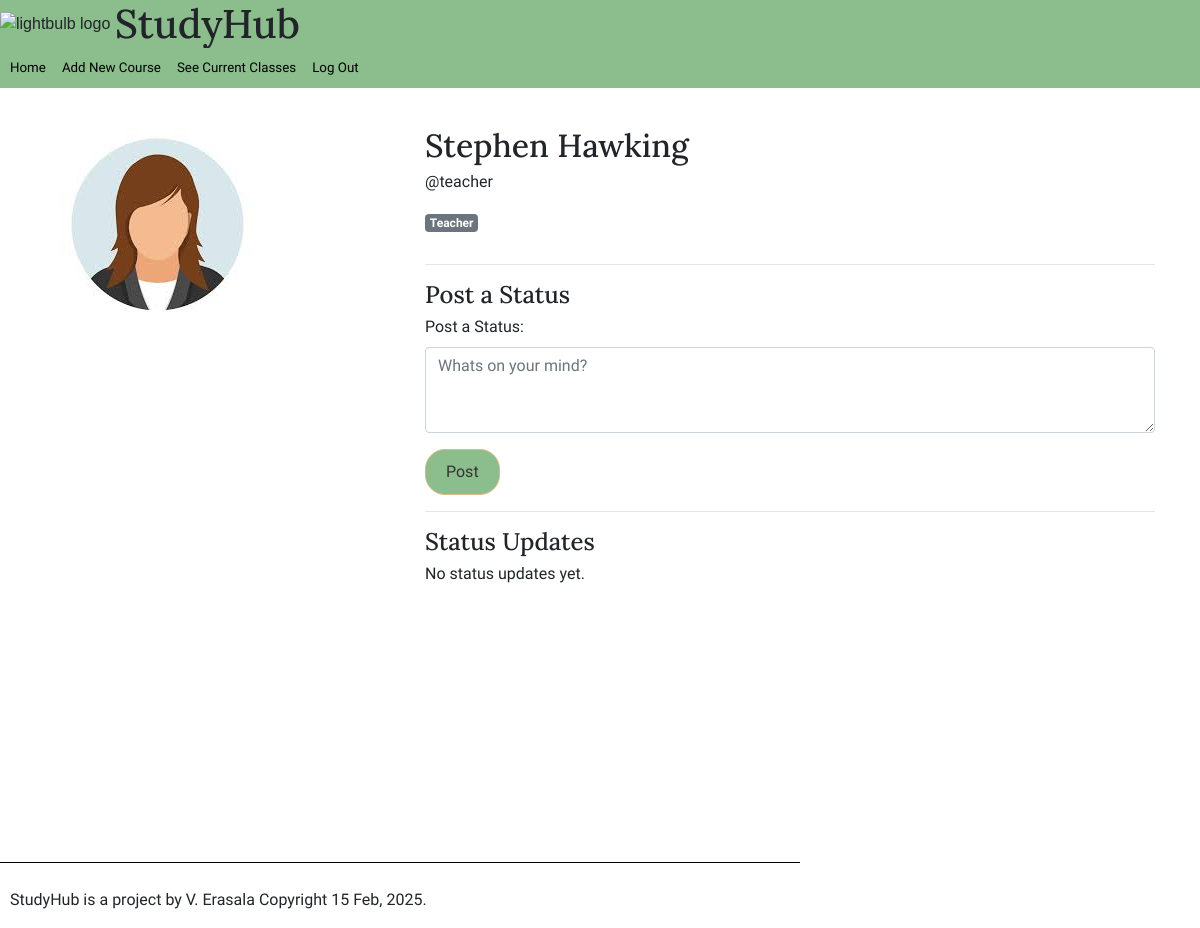
The page /user/teacher/ (signed in) on the database its author committed.
### study_hub/models.py (models this page shows)
class User(AbstractUser):
    is_teacher = models.BooleanField(default=False)
    name = models.CharField(max_length = 255)
    photo = models.ImageField(upload_to='profile_photos/', blank=True, null=True)
    groups = models.ManyToManyField(
        Group,
        blank=True,
        related_name="study_hub_user_set",
        related_query_name="user",
    )
    user_permissions = models.ManyToManyField(
        Permission,
        blank=True,
        related_name="study_hub_user_set",
        related_query_name="user",
    )

### study_hub/views.py (the view)
# urls.py: path('user/<str:username>/', views.user_profile_page, name='user_profile'),
def user_profile_page(request, username):
    profile = get_object_or_404(User, username = username)
    is_own_profile = request.user == profile # see if the person viewing owns the profile and thus is able to make status updates
    form = None
    if is_own_profile and request.method == 'POST':
        form = StatusUpdateForm(request.POST)
        if form.is_valid():
            serializer = StatusUpdateSerializer(data = {'content': form.cleaned_data['content']})
            if serializer.is_valid():
                serializer.save(user = request.user)
                return redirect(user_profile_page, username = username)
            else:
                print(serializer.errors)
    elif is_own_profile:
        form = StatusUpdateForm()
    statuses = StatusUpdate.objects.filter(user=profile).order_by('-timestamp') #sort descending time
    role = "Teacher" if profile.is_teacher else "Student" #delineate the user status for display later
    context = {
        'user': profile,
        'role':role,
        'statuses': statuses,
        'form': form,
        'is_own_profile' : is_own_profile
    }
    return render(request, 'study_hub/user_profile.html', context)

### study_hub/forms.py
class StatusUpdateForm(forms.Form):
    content = forms.CharField(widget=forms.Textarea(attrs={'class': 'form-control', 'rows': 3, 'placeholder': 'Whats on your mind?'}), label='Post a Status')
    class Meta:
        model = StatusUpdate
        fields = ('content')

### study_hub/templatetags/my_tags.py (called while the page is built)
@register.simple_tag
def todays_date():
    return datetime.datetime.now().strftime("%d %b, %Y")

### study_hub/templates/study_hub/user_profile.html (shortened to what this page needs)
{% extends "./base.html" %}
{% load bootstrap4 %}
{% block content %}
<div class = "container mt-4">
    <div class = "row">
        <div class = "col-md-4">
            {% if user.photo %}
                <img src="{{ user.photo.url }}" alt="{{ user.name }}" class="img-fluid rounded-circle">
            {% else %}
                <p>No photo available</p>
            {% endif %}
        </div>
        <div class="col-md-8">
            <h2>{{ user.name }}</h2>
            <div>
                <p>@{{ user.username }}</p>
                <p  class="badge badge-secondary"> {{ role }} <p>
            </div>
            <hr>
            {% if is_own_profile %}
            <h4>Post a Status</h4>
            <form method="post">
                {{ form.as_p }}
                <button type="submit" class="btn btn-primary">Post</button>
            </form>
            <hr>
            {% endif %}
            <h4>Status Updates</h4>
            <div class="status-updates" style="height: 300px; overflow-y: scroll;">
                <div class="status-updates" style="height: 300px; overflow-y: scroll;">
                    {% for status in statuses %}
                    <div class="alert alert-info">
                        <p>{{ status.content }}</p>
                        <small>{{ status.timestamp|date:"D, d M Y H:i" }}</small>
                    </div>
                    {% empty %}
                    <p>No status updates yet.</p>
                    {% endfor %}
                </div>
            </div>
        </div>
    </div>
</div>
{% endblock %}

### study_hub/static/css/study_hub.css (style rules this page uses)
body { font-family: Sans-Serif; margin: 0px; border: 0px; padding: 0px; }
h1,h2,h3, h4, h5 { margin-top: 15px; margin-bottom: 5px; font-family: 'Lora'; }
p, b, ul, form { font-family: 'Source Sans 3' }
.btn { border-radius: 20px; border-color:burlywood; padding: 10px 20px; background-color: #8cbd8c; color: #333; transition: background-color 0.3s ease; }

### rows shown on the page
User: photo (picture), name "Stephen Hawking", username "teacher", username "Teacher"
